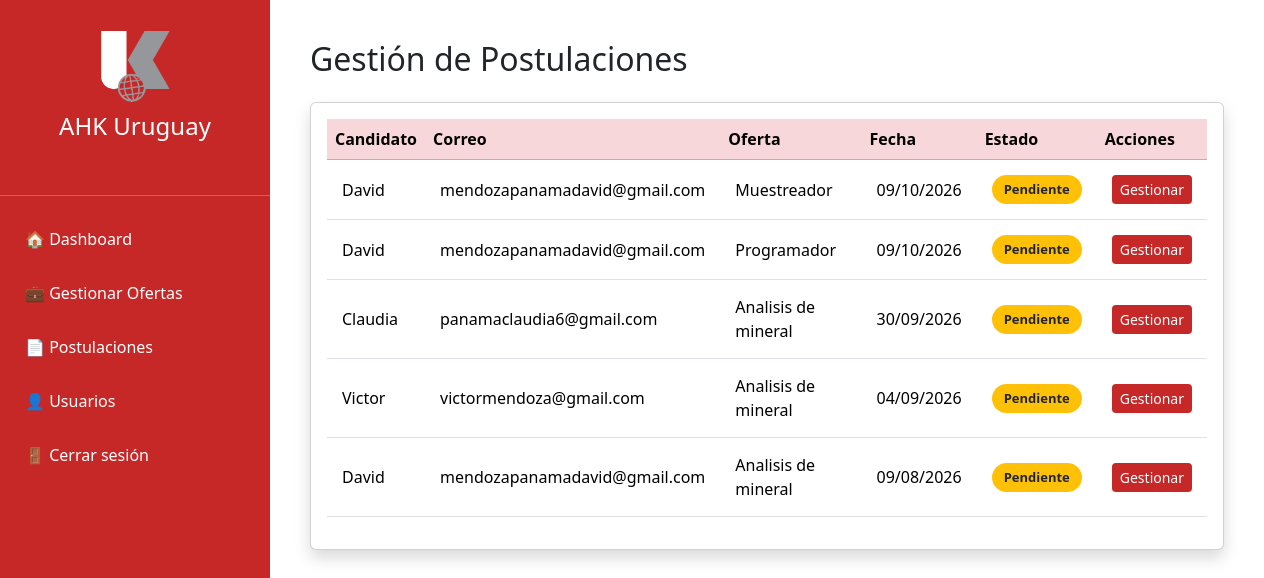
The page /admin/postulaciones/listar_postulaciones.php (signed in) on the database its author committed.
### tables this page shows
CREATE TABLE `postulaciones` (
  `id` int(11) NOT NULL,
  `id_usuario` int(11) NOT NULL,
  `id_oferta` int(11) NOT NULL,
  `fecha_postulacion` datetime DEFAULT NULL,
  `estado` varchar(30) DEFAULT NULL
);

CREATE TABLE `usuarios` (
  `id` int(100) NOT NULL,
  `nombre` varchar(100) NOT NULL,
  `apellido` varchar(100) NOT NULL,
  `telefono` varchar(20) NOT NULL,
  `correo` varchar(150) NOT NULL,
  `contrasena` varchar(255) NOT NULL
);

CREATE TABLE `ofertas_laborales` (
  `id` int(11) NOT NULL,
  `titulo` varchar(150) NOT NULL,
  `empresa` varchar(150) DEFAULT NULL,
  `ubicacion` varchar(100) DEFAULT NULL,
  `modalidad` varchar(50) DEFAULT NULL,
  `salario` varchar(50) DEFAULT NULL,
  `descripcion` text DEFAULT NULL,
  `requisitos` text DEFAULT NULL,
  `fecha_publicacion` date DEFAULT NULL
);

### admin/postulaciones/listar_postulaciones.php (the view, shortened to what this page needs)
<?php
$conn = conectar();
$sql = "
SELECT
postulaciones.id,
postulaciones.fecha_postulacion,
postulaciones.estado,
usuarios.nombre,
usuarios.correo,
ofertas_laborales.titulo
FROM postulaciones
INNER JOIN usuarios
ON postulaciones.id_usuario = usuarios.id
INNER JOIN ofertas_laborales
ON postulaciones.id_oferta = ofertas_laborales.id
ORDER BY postulaciones.fecha_postulacion DESC
";
$resultado = $conn->query($sql);
?>
<!DOCTYPE html>
<html lang="es">
<head>
<link href="https://cdn.jsdelivr.net/npm/bootstrap@5.3.8/dist/css/bootstrap.min.css"
rel="stylesheet">
<link rel="stylesheet"
href="../css/admin.css">
</head>
<body>
<div class="d-flex">
<div class="sidebar">
<div class="logo">
<img src="../../assets/img/logo.png"
width="80">
<h4>
AHK Uruguay
</h4>
</div>
<hr>
<a href="../dashboard.php">
🏠 Dashboard
</a>
<a href="../ofertas/listar_ofertas.php">
💼 Gestionar Ofertas
</a>
<a href="listar_postulaciones.php">
📄 Postulaciones
</a>
<a href="../usuarios/listar_usuarios.php">
👤 Usuarios
</a>
<a href="../logout.php">
🚪 Cerrar sesión
</a>
</div>
<div class="contenido">
<h2 class="mb-4">
Gestión de Postulaciones
</h2>
<div class="card shadow">
<div class="card-body">
<div class="table-responsive">
<table class="table table-hover align-middle">
<thead class="table-danger">
<tr>
<th>
Candidato
</th>
<th>
Correo
</th>
<th>
Oferta
</th>
<th>
Fecha
</th>
<th>
Estado
</th>
<th>
Acciones
</th>
</tr>
</thead>
<tbody>
<?php
if($resultado->num_rows > 0){
while($fila = $resultado->fetch_assoc()){
?>
<tr>
<td>
<?php echo $fila["nombre"]; ?>
</td>
<td>
<?php echo $fila["correo"]; ?>
</td>
<td>
<?php echo $fila["titulo"]; ?>
</td>
<td>
<?php
echo date(
"d/m/Y",
strtotime($fila["fecha_postulacion"])
);
?>
</td>
<td>
<span class="badge bg-warning text-dark">
<?php echo $fila["estado"]; ?>
</span>
</td>
<td>
<a
href="cambiar_estado.php?id=<?php echo $fila["id"]; ?>"
class="btn btn-danger btn-sm">
Gestionar
</a>
</td>
</tr>
<?php
}
}
?>
</tbody>
</table>
</div>
</div>
</div>
</div>
</div>
</body>
</html>

### admin/css/admin.css (style rules this page uses)
.sidebar { width:270px; min-height:100vh; background:#c62828; color:white; position:fixed; }
.logo { text-align:center; padding:30px 15px; }
.logo img { width:80px; margin-bottom:10px; }
.sidebar a { display:block; color:white; text-decoration:none; padding:15px 25px; transition:.3s; font-weight:500; }
.contenido { margin-left:270px; padding:40px; width:100%; }
.table { vertical-align:middle; }
.table thead { font-weight:600; }
.table td { padding:15px; }
.btn-danger { background:#c62828; border:none; transition:.3s; }
.badge { padding:8px 12px; border-radius:20px; font-size:13px; }

### rows shown on the page
postulaciones: id_usuario.nombre "David", id_usuario.correo "mendozapanamadavid@gmail.com", id_oferta.titulo "Muestreador", fecha_postulacion "09/10/2026", estado "Pendiente"
postulaciones: id_usuario.nombre "David", id_usuario.correo "mendozapanamadavid@gmail.com", id_oferta.titulo "Programador", fecha_postulacion "09/10/2026", estado "Pendiente"
postulaciones: id_usuario.nombre "Claudia", id_usuario.correo "panamaclaudia6@gmail.com", id_oferta.titulo "Analisis de mineral", fecha_postulacion "30/09/2026", estado "Pendiente"
postulaciones: id_usuario.nombre "Victor", id_usuario.correo "victormendoza@gmail.com", id_oferta.titulo "Analisis de mineral", fecha_postulacion "04/09/2026", estado "Pendiente"
postulaciones: id_usuario.nombre "David", id_usuario.correo "mendozapanamadavid@gmail.com", id_oferta.titulo "Analisis de mineral", fecha_postulacion "09/08/2026", estado "Pendiente"
